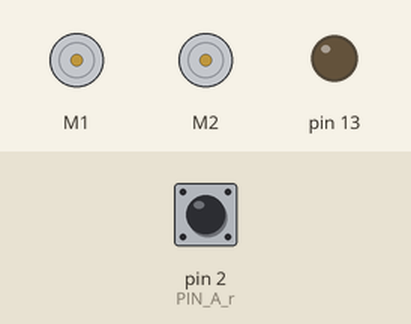
Simulated run of this sketch. Board: Arduino Uno, built with avr-gcc and run on an emulated ATmega328P. On the bench: 2 × DC motor (green arrow = forward, orange = backward, longer = faster), output pins drawn as LEDs (lit = HIGH). The inputs (shaded band) are chosen by the test bench; at power-on: pin 2 (PIN_A_r) HIGH.

Above: at 0.1 s.
At 0.6 s:
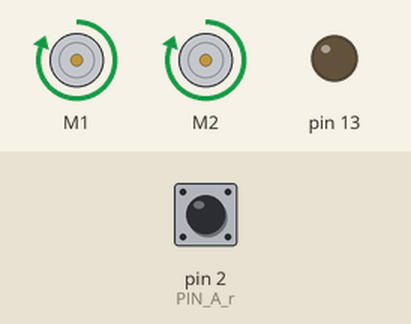
Timing chart, 0 to 2.1 s (numbered marks = the images above):
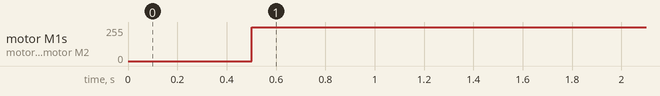

The sketch:

ITERATION_2.ino
```cpp
#include <DualMC33926MotorShield.h>
#include <Wire.h>
#define SLAVE_ADDRESS 0x02
#define PI_ADDRESS 0x20


DualMC33926MotorShield md;

// Pin A and pin B define the CLK and DT outputs of the encoder, respectively
const int PIN_A_r = 2;
const int PIN_B_r = 5;

const int PIN_A_l = 3;
const int PIN_B_l = 6;

// This program uses a state machine to track the encoder’s position
// These variables store the state
bool A_LAST_STATE_r = 0;
bool A_CURRENT_STATE_r = 0;
bool B_CURRENT_STATE_r = 0;
bool A_LAST_STATE_l = 0;
bool A_CURRENT_STATE_l = 0;
bool B_CURRENT_STATE_l = 0;


int count_r; // measures motor encoder counts -- unitless
int count_l; // measures motor encoder counts -- unitless

int intError_r = 0; //integral error for I in PI controller -- tenths of a degree second
int prevMyTime_r = 0; //previous loop time marker -- milliseconds
int currMyTime_r = 0; //current time marker -- milliseconds
int prev_pos_r = 0; // stores the position of the motor in the previous loop -- position in degrees
int target_r = 0; // target position -- position in degrees
double motorVal_r = 0;//variable to hold the value we write to the motor -- units in degrees
double current_pos_r = 0; // current position of the motor -- position in degrees

int intError_l = 0; //integral error for I in PI controller -- tenths of a degree second
int prevMyTime_l = 0; //previous loop time marker -- milliseconds
int currMyTime_l = 0; //current time marker -- milliseconds
int prev_pos_l = 0; // stores the position of the motor in the previous loop -- position in degrees
int target_l = 0; // target position -- position in degrees
double motorVal_l = 0;//variable to hold the value we write to the motor -- units in degrees
double current_pos_l = 0; // current position of the motor -- position in degrees

// Proportional controller constants
const double Ki = 0.01;
const double Kp = 3.5;

//C code for Arduino
//#get the value that the pi sent to determine which quadrent(only 4 cases) it is in
//void receiveData(int byteCount) {
//  case = wire.read(); #variable case is what quadrent or which of the 4 cases the aruco marker is at
//}


void RIGHT_MOTOR_MOVE();
void LEFT_MOTOR_MOVE();

void setup() {

  // Encoder pins
  pinMode(PIN_A_r, INPUT);
  pinMode(PIN_B_r, INPUT);

  // i2c pins
  pinMode(12,INPUT);
  pinMode(13, OUTPUT);

  Serial.begin(115200);

  // Setting up the interrupt handler
  // Activates whenever the CLK pin on the encoder changes voltage
  attachInterrupt(digitalPinToInterrupt(2), TICK_RIGHT, CHANGE); \
  attachInterrupt(digitalPinToInterrupt(2), TICK_LEFT, CHANGE);

  md.init(); //intialize motor
  delay(500); //delay to let motor initialize

  // i2c interrupt initialization
  Wire.begin(PI_ADDRESS);
  Wire.onReceive(PI_READ);

}

void loop() {
  target_r = 2000;
  target_l = 2000;
  RIGHT_MOTOR_MOVE();
  LEFT_MOTOR_MOVE();

}


// i2c interrupt handler for receive request from PI
void PI_READ(int byteCount) {

  // stores data sent from Pi to Arduino -- rotation position given by aruco marker
  int data = 0;
  data = Wire.read(); // receive a byte as character


  // PI sends 0,1,2,3 depending on quadrant the aruco marker is placed in
  switch(data) {
    case 0:
      target_r = 0;
      break;
    case 1:
      target_r = 90;
      break;
    case 2:
      target_r = 180;
      break;
    case 3:
      target_r = 270;
      break;
  }

}

// Encoder interrupt
void TICK_RIGHT() {

  A_CURRENT_STATE_r = digitalRead(PIN_A_r);//read state of signal A
  B_CURRENT_STATE_r = digitalRead(PIN_B_r);//read state of signal B

  if (A_CURRENT_STATE_r==B_CURRENT_STATE_r){ //if the signals are the same

    count_r-=1;//subract from the count
  }
  else {//if signals are different
    count_r+=1;//add 2 to the count
  }

}

void TICK_LEFT() {


  A_CURRENT_STATE_l = digitalRead(PIN_A_l);//read state of signal A
  B_CURRENT_STATE_l = digitalRead(PIN_B_l);//read state of signal B

  if (A_CURRENT_STATE_l==B_CURRENT_STATE_l){ //if the signals are the same

    count_l-=1;//subract from the count
  }
  else {//if signals are different
    count_l+=1;//add 2 to the count
  }

}


void RIGHT_MOTOR_MOVE(){

  // Nothing happens in the main loop due to interrupt handler
  // Serial.println("Austin is a dumbass");

  // Normalizing the unitless encoder counts into a 360 degree rotation
  current_pos_r = double(count_r)/4.44;//2.22


  if (current_pos_r-target_r <=  10 && current_pos_r-target_r >=  -10){// THIS IF STATEMENT IS SUPER DUPER IMPORTANT!!!!!!!!!!!!
    current_pos_r = target_r;                // There is some noise in the system that will cause everything to become unstable
    intError_r = 0;                         // This if statement rejects such noise and keeps the system from running away
  }

  currMyTime_r = millis();//get current time
  if (currMyTime_r >= prevMyTime_r+100){ // sample every 10th of a second

    // calculating integral error
    intError_r += (current_pos_r-target_r);

    // storing dt
    prev_pos_r = current_pos_r;//reset prev_pos
    prevMyTime_r = currMyTime_r;//reset prevMyTime

    // use built in shield library to move the motor
    // takes in values from -400 to 400
    // uses a built in PWM to control the voltage supplied to the motor
    motorVal_r = double(( target_r-current_pos_r )) * Kp + (Ki * double(intError_r)); //calculate the motor val
    md.setM1Speed( motorVal_r );

  }

}

void LEFT_MOTOR_MOVE(){

  // Nothing happens in the main loop due to interrupt handler
  // Serial.println("Austin is a dumbass");

  // Normalizing the unitless encoder counts into a 360 degree rotation
  current_pos_l = double(count_l)/4.44;//2.22


  if (current_pos_l-target_l <=  10 && current_pos_l-target_l >=  -10){// THIS IF STATEMENT IS SUPER DUPER IMPORTANT!!!!!!!!!!!!
    current_pos_l = target_l;                // There is some noise in the system that will cause everything to become unstable
    intError_l = 0;                         // This if statement rejects such noise and keeps the system from running away
  }

  currMyTime_l = millis();//get current time
  if (currMyTime_l >= prevMyTime_l+100){ // sample every 10th of a second

    // calculating integral error
    intError_l += (current_pos_l-target_l);

    // storing dt
    prev_pos_l = current_pos_l;//reset prev_pos
    prevMyTime_l = currMyTime_l;//reset prevMyTime

    // use built in shield library to move the motor
    // takes in values from -400 to 400
    // uses a built in PWM to control the voltage supplied to the motor
    motorVal_l = double(( target_l-current_pos_l )) * Kp + (Ki * double(intError_l)); //calculate the motor val
    md.setM2Speed( motorVal_l );

  }
}
```

Measured:
- by itself, motor M1, motor M2: stopped → forward 255/255 at 0.50 s
